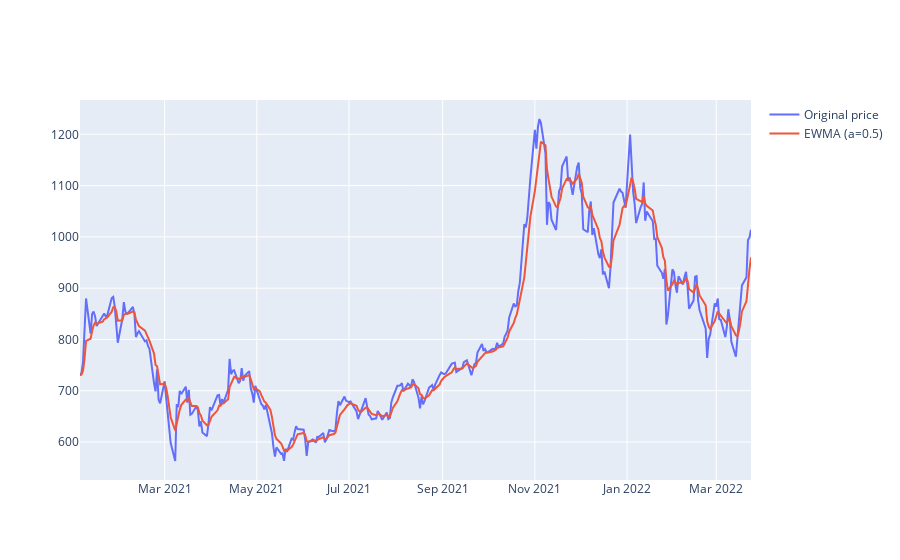

Source (notebook cell):
### Code cell
fig = go.Figure()
fig.add_trace(go.Scatter(x=data["date"], y=data["price"], name="Original price"))
fig.add_trace(go.Scatter(x=data["date"], y=Y, name="EWMA (a=0.5)"))
# fig.add_trace(go.Scatter(x=data["date"], y=ser, name="Pandas ewm (a=0.3)"))
fig.show()

### Figure 1 — Plotly figure (JSON) as saved in the notebook; plotly's stock layout.template omitted (floating-point values rounded to 4 significant figures; data arrays with more than 128 entries replaced by an {"elided": "..."} marker saying what was removed)
{"data": [{"name": "Original price", "x": {"elided": "309 str values"}, "y": {"elided": "309 float values"}, "type": "scatter"}, {"name": "EWMA (a=0.5)", "x": {"elided": "309 str values"}, "y": {"elided": "309 float values"}, "type": "scatter"}], "layout": {}}
